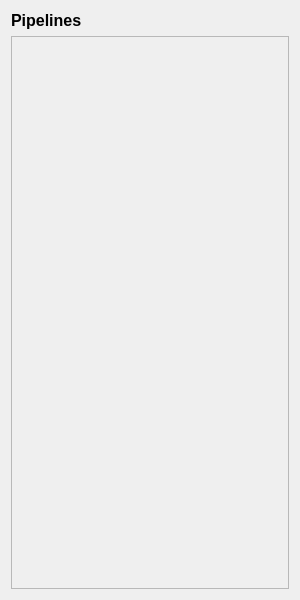
<?xml version="1.0" encoding="UTF-8"?>
<ui version="4.0">
 <class>PipelineList</class>
 <widget class="QWidget" name="PipelineList">
  <property name="geometry">
   <rect>
    <x>0</x>
    <y>0</y>
    <width>300</width>
    <height>600</height>
   </rect>
  </property>
  <property name="windowTitle">
   <string>Pipelines</string>
  </property>
  <layout class="QVBoxLayout" name="verticalLayout">
   <item>
    <widget class="QLabel" name="labelPipelines">
     <property name="font">
      <font>
       <pointsize>12</pointsize>
       <bold>true</bold>
      </font>
     </property>
     <property name="text">
      <string>Pipelines</string>
     </property>
    </widget>
   </item>
   <item>
    <widget class="QScrollArea" name="scrollArea">
     <property name="widgetResizable">
      <bool>true</bool>
     </property>
     <widget class="QWidget" name="scrollAreaWidgetContents">
      <property name="geometry">
       <rect>
        <x>0</x>
        <y>0</y>
        <width>280</width>
        <height>559</height>
       </rect>
      </property>
      <layout class="QVBoxLayout" name="verticalLayout_2">
       <item>
        <widget class="QWidget" name="pipelineItemsContainer" native="true">
         <layout class="QVBoxLayout" name="pipelineItemsLayout">
          <item>
           <spacer name="verticalSpacer">
            <property name="orientation">
             <enum>Qt::Vertical</enum>
            </property>
            <property name="sizeHint" stdset="0">
             <size>
              <width>20</width>
              <height>40</height>
             </size>
            </property>
           </spacer>
          </item>
         </layout>
        </widget>
       </item>
      </layout>
     </widget>
    </widget>
   </item>
  </layout>
 </widget>
 <resources/>
 <connections/>
</ui>
